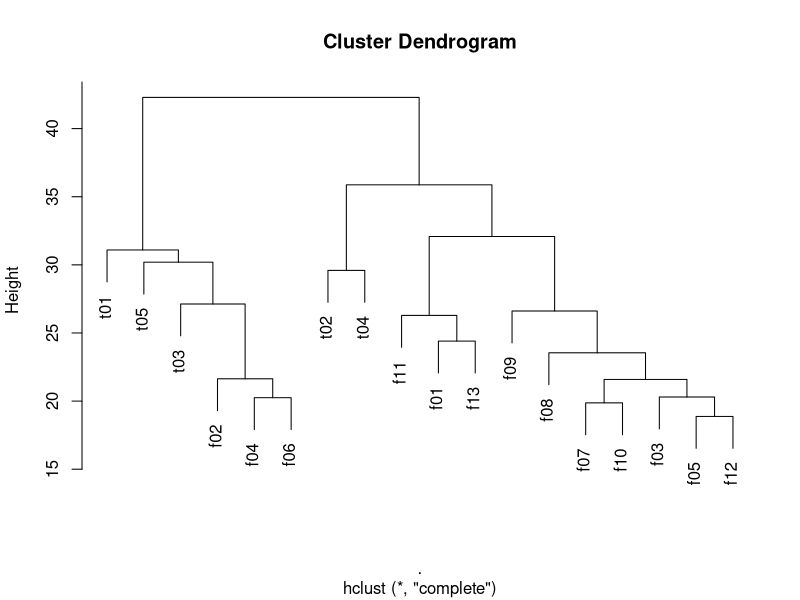

Write the R code that produced this figure. (Note: this script raises an error after producing the figure.)
## R4H2O: Data Science for Water Professionals
## Quiz 6

library(tidyverse)
customers <- read_csv("casestudy2/customer_survey_clean.csv")

## Question 1
cor(customers$hardship, customers$contact, use = "complete.obs")

## Question 1  
cor.test(customers$hardship, customers$contact, use = "complete.obs")

## Question 3
quality <- select(customers, starts_with("t") | starts_with("f")) %>%
  filter(complete.cases(.)) 

clust <- t(quality) %>%
  scale() %>%
  dist() %>%
  hclust()

plot(clust)

## Question 4
scores <- customers %>%
  select(survey_id, starts_with("t")) %>%
  mutate(Score = t01 + t02 + t03 + t04 + t05) 

mean(scores$Score, na.rm = TRUE)

5 * 4
